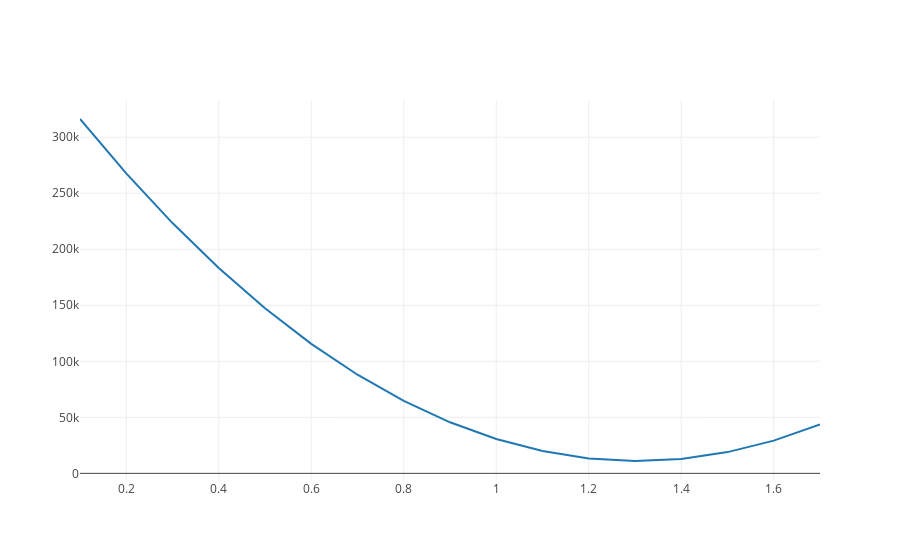

Here is the notebook cell this chart was saved with:
### Markdown cell above
And let's plot this out using a a line chart.

### Code cell
from plotly.offline import iplot, init_notebook_mode
init_notebook_mode(connected=True)
from graph import plot, trace_values

initial_m_values = list(range(1, 18, 1))
scaled_m_values = list(map(lambda initial_m_value: initial_m_value/10,initial_m_values))
cost_values = rss_values(budgets, revenues, scaled_m_values, 133.33)

if cost_values:
    rss_trace = trace_values(cost_values['m_values'], cost_values['rss_values'], mode = 'lines')
    plot([rss_trace])

### Figure 1 — Plotly figure (JSON) as saved in the notebook; plotly's stock layout.template omitted (floating-point values rounded to 4 significant figures)
{"data": [{"mode": "lines", "name": "data", "text": [], "type": "scatter", "uid": "55f72694-8357-11e9-81b8-116be6612965", "x": [0.1, 0.2, 0.3, 0.4, 0.5, 0.6, 0.7, 0.8, 0.9, 1, 1.1, 1.2, 1.3, 1.4, 1.5, 1.6, 1.7], "y": [316200.0, 267700.0, 223400.0, 183200.0, 147300.0, 115600.0, 88030.0, 64690.0, 45560.0, 30630.0, 19890.0, 13360.0, 11020.0, 12890.0, 18960.0, 29220.0, 43690.0]}], "layout": {}}
